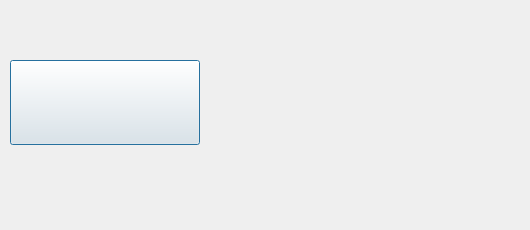
<?xml version="1.0" encoding="UTF-8"?>
<ui version="4.0">
 <class>DialogAboutThis</class>
 <widget class="QDialog" name="DialogAboutThis">
  <property name="geometry">
   <rect>
    <x>0</x>
    <y>0</y>
    <width>530</width>
    <height>230</height>
   </rect>
  </property>
  <property name="minimumSize">
   <size>
    <width>530</width>
    <height>230</height>
   </size>
  </property>
  <property name="maximumSize">
   <size>
    <width>530</width>
    <height>530</height>
   </size>
  </property>
  <property name="windowTitle">
   <string>Dialog</string>
  </property>
  <widget class="QLabel" name="label">
   <property name="geometry">
    <rect>
     <x>220</x>
     <y>10</y>
     <width>301</width>
     <height>191</height>
    </rect>
   </property>
   <property name="toolTip">
    <string notr="true"/>
   </property>
   <property name="autoFillBackground">
    <bool>false</bool>
   </property>
   <property name="text">
    <string/>
   </property>
   <property name="alignment">
    <set>Qt::AlignLeading|Qt::AlignLeft|Qt::AlignTop</set>
   </property>
  </widget>
  <widget class="QPushButton" name="pushButton">
   <property name="geometry">
    <rect>
     <x>10</x>
     <y>60</y>
     <width>190</width>
     <height>85</height>
    </rect>
   </property>
   <property name="autoFillBackground">
    <bool>false</bool>
   </property>
   <property name="text">
    <string/>
   </property>
   <property name="icon">
    <iconset resource="res.qrc">
     <normaloff>:/res/hundusn.jpg</normaloff>:/res/hundusn.jpg</iconset>
   </property>
   <property name="iconSize">
    <size>
     <width>201</width>
     <height>201</height>
    </size>
   </property>
  </widget>
 </widget>
 <resources>
  <include location="res.qrc"/>
 </resources>
 <connections/>
</ui>
